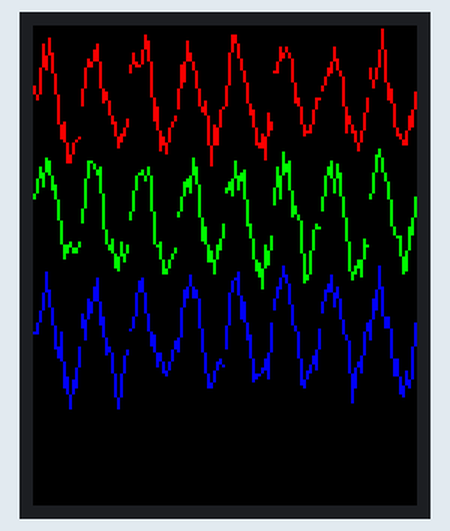
Simulated run of this sketch. Board: ESP32. Parts: 128×160 colour display. Random numbers use the default seed unless the sketch sets one.

Above: at 5.1 s.
At 20.1 s:
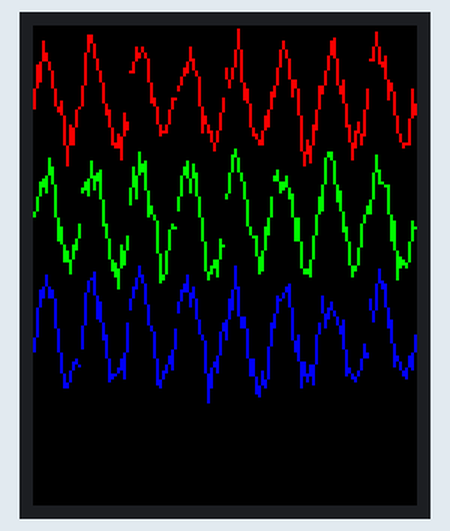
At 40.1 s:
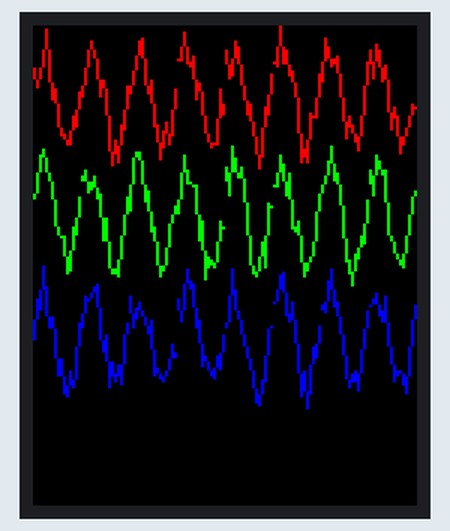
At 75.1 s:
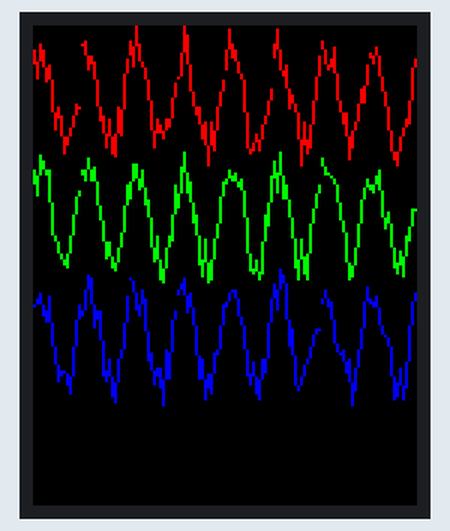
At 100.1 s:
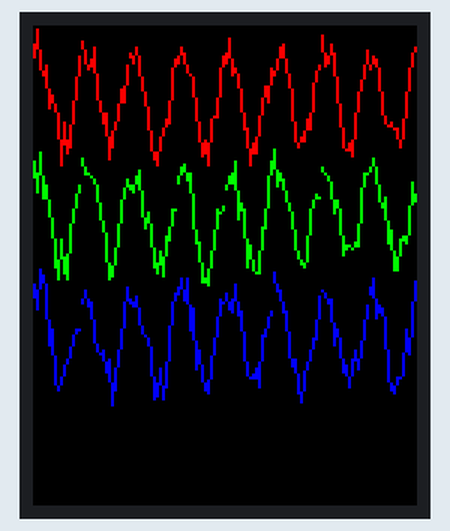
At 125.1 s:
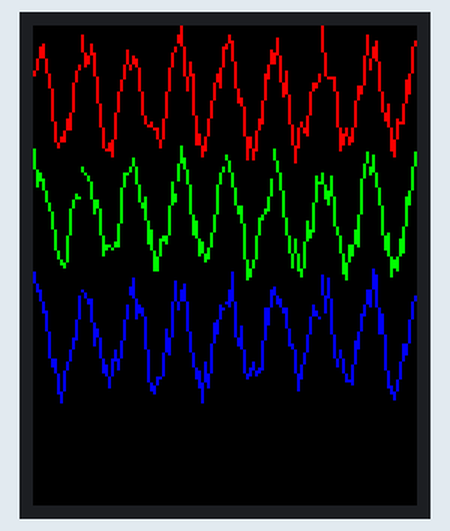

Measured:
- what the display in image 0 shows lasts 5.0 s, from 5.0 s to 10.0 s

The sketch:

display-integrate-into-receiver.ino
```cpp
#include <esp_now.h>
#include <WiFi.h>
#include <Adafruit_GFX.h>
#include <Adafruit_ST7735.h>
#include <SPI.h>

#define TFT_DC 2
#define TFT_CS 15
#define TFT_MOSI 4
#define TFT_CLK 16
#define TFT_RST 0
#define TFT_MISO 0

Adafruit_ST7735 tft = Adafruit_ST7735(TFT_CS, TFT_DC, TFT_MOSI, TFT_CLK, TFT_RST);

typedef struct struct_message {
    float data[3][16];
} struct_message;


struct_message myData;

#define NUM_GRAPHS 3
#define NUM_ROWS 8
#define NUM_COLS 16
float graphs[NUM_GRAPHS][NUM_ROWS][NUM_COLS];


#define TEST_ROWS 128
#define TEST_COLS 16
#define TEST_INTERVAL 5000  // 1 second

float sineWaves[NUM_GRAPHS][TEST_ROWS][TEST_COLS];
unsigned long lastCallTime = 0;
int currentRow = 0;


int graphHeight = 32;
int baseY0 = 40;
int baseY1 = 80;
int baseY2 = 120;


void shiftAndStoreData(/*float newDistances[NUM_COLS]*/) {
    for (int i = 0; i < NUM_ROWS - 1; i++) {
        memcpy(graphs[0][i], graphs[0][i + 1], NUM_COLS * sizeof(float));
        memcpy(graphs[1][i], graphs[1][i + 1], NUM_COLS * sizeof(float));
        memcpy(graphs[2][i], graphs[2][i + 1], NUM_COLS * sizeof(float));
    }
    memcpy(graphs[0][NUM_ROWS - 1], myData.data[0], NUM_COLS * sizeof(float));
    memcpy(graphs[1][NUM_ROWS - 1], myData.data[1], NUM_COLS * sizeof(float));
    memcpy(graphs[2][NUM_ROWS - 1], myData.data[2], NUM_COLS * sizeof(float));

    // REVERSE ALL INCOMING ARRAYS HERE

}


void OnDataRecv(const uint8_t * mac, const uint8_t *incomingData, int len) {
    memcpy(&myData, incomingData, sizeof(myData));
    shiftAndStoreData();
    // shiftAndStoreData(myData.distanceData);
    drawGraph();
}


void drawGraph() {
    tft.fillScreen(ST77XX_BLACK);
    tft.setTextSize(1);
    tft.setTextColor(ST77XX_WHITE);
    // tft.setCursor(100, 5);
    // tft.print("Graph");

    drawGraphSegment(graphs[0], baseY0, ST77XX_RED);
    drawGraphSegment(graphs[1], baseY1, ST77XX_GREEN);
    drawGraphSegment(graphs[2], baseY2, ST77XX_BLUE);
}


void drawGraphSegment(float dataArray[NUM_ROWS][NUM_COLS], int baseY, uint16_t color) {
    for (int row = 0; row < NUM_ROWS; row++) {
        for (int col = 0; col < NUM_COLS - 1; col++) {
            int x1 = row * NUM_COLS + col;
            int y1 = baseY - (mapDistance(dataArray[row][col]) / 400.0) * graphHeight;
            int x2 = row * NUM_COLS + col + 1;
            int y2 = baseY - (mapDistance(dataArray[row][col + 1]) / 400.0) * graphHeight;
            tft.drawLine(x1, y1, x2, y2, color);
        }
    }
}


float mapDistance(float value) {
    return 2.0 + (value + 1.0) * (400.0 - 2.0) / 2.0;
}


void generateSineWave() {
    randomSeed(analogRead(A0)); // Initialize random seed

    for (int i = 0; i < TEST_ROWS; i++) {
        for (int j = 0; j < TEST_COLS; j++) {
            float x = (float)j / TEST_COLS * 2.0 * PI;  // Normalize over 0 to 2π
            float noise0 = random(-500, 500) / 1000.0;  // Small noise in range [-0.5, 0.5]
            float noise1 = random(-500, 500) / 1000.0;  // Small noise in range [-0.5, 0.5]
            float noise2 = random(-500, 500) / 1000.0;  // Small noise in range [-0.5, 0.5]
            sineWaves[0][i][j] = sin(x + (i * 2 * PI / TEST_ROWS)) + noise0;
            sineWaves[1][i][j] = sin(x + (i * 2 * PI / TEST_ROWS)) + noise1;
            sineWaves[2][i][j] = sin(x + (i * 2 * PI / TEST_ROWS)) + noise2;
        }
    }
}


void setup() {
    Serial.begin(115200);

    generateSineWave();

    // WiFi.mode(WIFI_STA);
    // if (esp_now_init() != ESP_OK) {
    //     Serial.println("Error initializing ESP-NOW");
    //     return;
    // }
    // esp_now_register_recv_cb(OnDataRecv);

    tft.initR(INITR_BLACKTAB);
    tft.fillScreen(ST77XX_BLACK);
}


void loop() {
    unsigned long currentTime = millis();

    if (currentTime - lastCallTime >= TEST_INTERVAL) {
        lastCallTime = currentTime;

        memcpy(&graphs[0], sineWaves[0][currentRow], sizeof(graphs[0]));
        memcpy(&graphs[1], sineWaves[1][currentRow], sizeof(graphs[1]));
        memcpy(&graphs[2], sineWaves[2][currentRow], sizeof(graphs[2]));
        drawGraph();

        // Move to the next row, looping back after 128
        currentRow = (currentRow + 1) % TEST_ROWS;
    }
}
```
